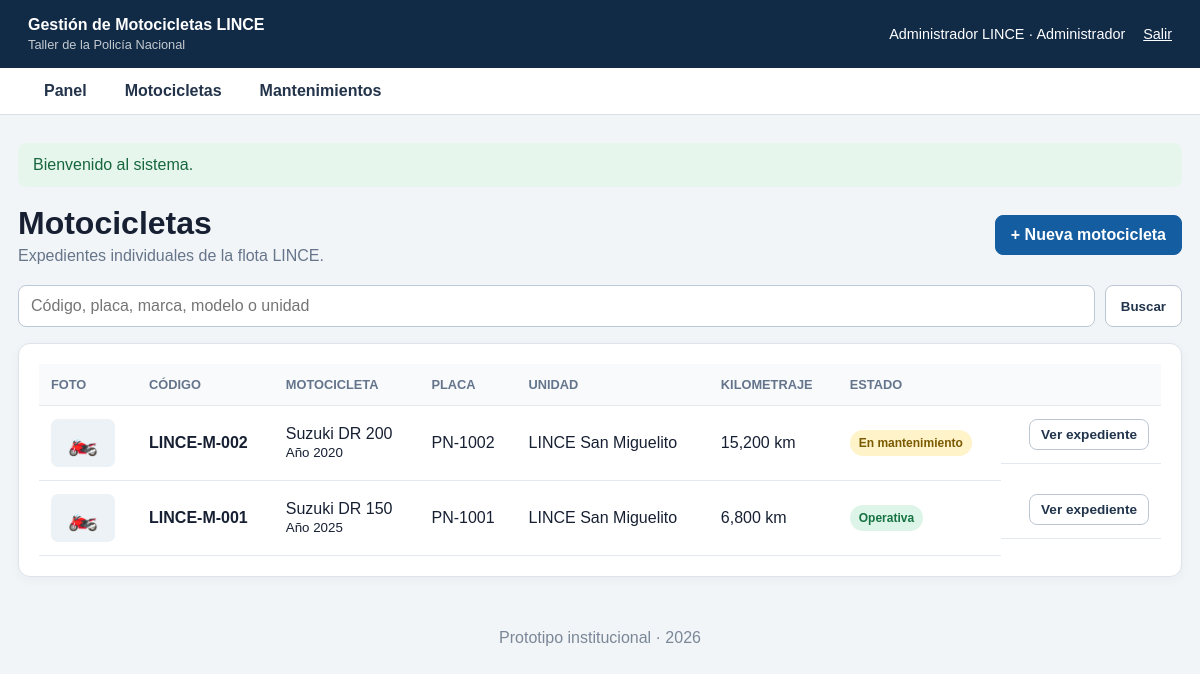
/motos (signed in), run on the app's committed database.
### tables this page shows
CREATE TABLE motocicletas (
    id INT UNSIGNED AUTO_INCREMENT PRIMARY KEY,
    codigo_qr VARCHAR(50) NOT NULL UNIQUE,
    marca VARCHAR(80) NOT NULL,
    modelo VARCHAR(80) NOT NULL,
    anio SMALLINT UNSIGNED NULL,
    placa VARCHAR(30) NOT NULL UNIQUE,
    numero_motor VARCHAR(100) NULL UNIQUE,
    numero_chasis VARCHAR(100) NULL UNIQUE,
    unidad_asignada VARCHAR(150) NOT NULL,
    foto VARCHAR(255) NULL,
    fecha_ingreso DATE NULL,
    kilometraje_actual INT UNSIGNED NOT NULL DEFAULT 0,
    tipo_mantenimiento ENUM('Por kilometraje','Por tiempo','Mixto') NOT NULL DEFAULT 'Mixto',
    estado ENUM('Operativa','En mantenimiento','Reparación','Colisión','Trámite de descarte','Fuera del sistema') NOT NULL DEFAULT 'Operativa',
    observaciones TEXT NULL,
    creado_en TIMESTAMP DEFAULT CURRENT_TIMESTAMP,
    actualizado_en TIMESTAMP DEFAULT CURRENT_TIMESTAMP ON UPDATE CURRENT_TIMESTAMP,
    INDEX idx_moto_estado (estado),
    INDEX idx_moto_unidad (unidad_asignada)
);

### app/core/Controller.php (called while the page is built, shortened)
<?php
abstract class Controller
{
    protected function view(string $view, array $data = []): void
    {
        extract($data, EXTR_SKIP);
        $viewFile = APP_PATH . '/views/' . $view . '.php';
        require APP_PATH . '/views/layouts/header.php';
        require $viewFile;
        require APP_PATH . '/views/layouts/footer.php';
    }
}

### app/controllers/MotosController.php (called while the page is built, shortened)
<?php
final class MotosController extends Controller
{
    private Moto $model;
    public function __construct()
    {
        $this->model = new Moto();
    }
    public function index(): void
    {
        $search = trim((string)($_GET['q'] ?? ''));
        $this->view('motos/index', [
            'title' => 'Motocicletas',
            'motos' => $this->model->all($search),
            'search' => $search,
        ]);
    }
}

### index.php (called while the page is built, shortened)
<?php
require_once APP_PATH . '/core/helpers.php';
require_once APP_PATH . '/core/Database.php';
require_once APP_PATH . '/core/Controller.php';
$url = trim((string)($_GET['url'] ?? ''), '/');
$method = strtoupper($_SERVER['REQUEST_METHOD'] ?? 'GET');
$routes = [
    'GET' => [
        '' => [DashboardController::class, 'index'],
        'login' => [AuthController::class, 'showLogin'],
        'logout' => [AuthController::class, 'logout'],
        'dashboard' => [DashboardController::class, 'index'],
        'motos' => [MotosController::class, 'index'],
        'motos/crear' => [MotosController::class, 'create'],
        'motos/ver' => [MotosController::class, 'show'],
        'motos/editar' => [MotosController::class, 'edit'],
        'mantenimientos' => [MantenimientosController::class, 'index'],
        'mantenimientos/crear' => [MantenimientosController::class, 'create'],
    ],
    'POST' => [
        'login' => [AuthController::class, 'login'],
        'motos/guardar' => [MotosController::class, 'store'],
        'motos/actualizar' => [MotosController::class, 'update'],
        'motos/eliminar' => [MotosController::class, 'destroy'],
        'mantenimientos/guardar' => [MantenimientosController::class, 'store'],
    ],
];
$route = $routes[$method][$url] ?? null;
[$controllerClass, $action] = $route;
$controller = new $controllerClass();
$controller->$action();

### app/core/helpers.php (called while the page is built, shortened)
<?php
function base_url(string $path = ''): string
{
    $scriptDir = str_replace('\\', '/', dirname($_SERVER['SCRIPT_NAME'] ?? ''));
    $base = $scriptDir === '/' ? '' : rtrim($scriptDir, '/');
    return $base . ($path !== '' ? '/' . ltrim($path, '/') : '');
}
function e(?string $value): string
{
    return htmlspecialchars((string)$value, ENT_QUOTES, 'UTF-8');
}
function status_badge(string $estado): string
{
    return match ($estado) {
        'Operativa' => 'badge-success',
        'En mantenimiento' => 'badge-warning',
        'Reparación' => 'badge-danger',
        'Colisión' => 'badge-dark',
        'Trámite de descarte' => 'badge-muted',
        'Fuera del sistema' => 'badge-black',
        default => 'badge-info',
    };
}

### app/core/Database.php (called while the page is built, shortened)
<?php
final class Database
{
    private static ?PDO $connection = null;
    public static function connection(): PDO
    {
        if (self::$connection === null) {
            $dsn = sprintf('mysql:host=%s;port=%s;dbname=%s;charset=utf8mb4', DB_HOST, DB_PORT, DB_NAME);
            self::$connection = new PDO($dsn, DB_USER, DB_PASS, [
                PDO::ATTR_ERRMODE => PDO::ERRMODE_EXCEPTION,
                PDO::ATTR_DEFAULT_FETCH_MODE => PDO::FETCH_ASSOC,
                PDO::ATTR_EMULATE_PREPARES => false,
            ]);
        }
        return self::$connection;
    }
}

### app/models/Moto.php (called while the page is built, shortened)
<?php
final class Moto
{
    public function all(string $search = ''): array
    {
        $sql = 'SELECT * FROM motocicletas';
        $params = [];
        $sql .= ' ORDER BY id DESC';
        $stmt = Database::connection()->prepare($sql);
        $stmt->execute($params);
        return $stmt->fetchAll();
    }
}

### app/views/motos/index.php (the view, shortened to what this page needs)
<div class="page-heading">
    <div><h1>Motocicletas</h1><p>Expedientes individuales de la flota LINCE.</p></div>
    <a class="btn btn-primary" href="<?= e(base_url('motos/crear')) ?>">+ Nueva motocicleta</a>
</div>
<form class="search-bar" method="get" action="<?= e(base_url('motos')) ?>">
    <input type="text" name="q" value="<?= e($search) ?>" placeholder="Código, placa, marca, modelo o unidad">
    <button class="btn" type="submit">Buscar</button>
</form>
<div class="table-wrap panel">
<table>
    <thead><tr><th>Foto</th><th>Código</th><th>Motocicleta</th><th>Placa</th><th>Unidad</th><th>Kilometraje</th><th>Estado</th><th></th></tr></thead>
    <tbody>
    <?php foreach ($motos as $moto): ?>
        <tr>
            <td>
                <?php if (!empty($moto['foto'])): ?>
                    <img class="moto-thumb" src="<?= e(base_url($moto['foto'])) ?>" alt="">
                <?php else: ?>
                    <span class="moto-thumb-empty" aria-label="Sin fotografía">🏍️</span>
                <?php endif; ?>
            </td>
            <td><strong><?= e($moto['codigo_qr']) ?></strong></td>
            <td><?= e($moto['marca'] . ' ' . $moto['modelo']) ?><br><small>Año <?= e((string)$moto['anio']) ?></small></td>
            <td><?= e($moto['placa']) ?></td>
            <td><?= e($moto['unidad_asignada']) ?></td>
            <td><?= number_format((int)$moto['kilometraje_actual']) ?> km</td>
            <td><span class="badge <?= e(status_badge($moto['estado'])) ?>"><?= e($moto['estado']) ?></span></td>
            <td class="actions"><a class="btn btn-small" href="<?= e(base_url('motos/ver?id=' . $moto['id'])) ?>">Ver expediente</a></td>
        </tr>
    <?php endforeach; ?>
    </tbody>
</table>
</div>

### public/assets/css/style.css (style rules this page uses)
:root { font-family:Arial,Helvetica,sans-serif;color:#172033;background:#f2f5f8 }
* { box-sizing:border-box }
body { margin:0 }
.page-heading { display:flex;justify-content:space-between;align-items:center;gap:18px;margin-bottom:20px }
.page-heading h1 { margin:0 0 5px }
.page-heading p { margin:0;color:#66758a }
.card,.panel { background:white;border:1px solid #dce3ea;border-radius:12px;padding:20px;box-shadow:0 3px 12px rgba(15,35,60,.04) }
.panel { margin-bottom:20px }
.table-wrap { overflow:auto }
table { width:100%;border-collapse:collapse }
th,td { text-align:left;padding:13px 12px;border-bottom:1px solid #e4e9ef;vertical-align:middle }
th { font-size:.8rem;text-transform:uppercase;color:#64748b;background:#f8fafc }
.btn { display:inline-block;border:1px solid #bcc7d3;background:white;color:#21344b;padding:10px 15px;border-radius:8px;text-decoration:none;cursor:pointer;font-weight:700 }
.btn-primary { background:#145da0;border-color:#145da0;color:white }
.btn-small { padding:7px 11px;font-size:.85rem }
.actions { display:flex;gap:8px;justify-content:flex-end }
.form-grid input,.form-grid select,.form-grid textarea,.search-bar input { display:block;width:100%;margin-top:7px;border:1px solid #bcc8d6;border-radius:8px;padding:11px 12px;font:inherit;background:white }
.search-bar { display:flex;gap:10px;margin-bottom:16px }
.search-bar input { margin:0 }
.badge { display:inline-block;border-radius:999px;padding:6px 9px;font-size:.75rem;font-weight:800 }
.badge-success { background:#dcf5e8;color:#167242 }
.badge-warning { background:#fff3c9;color:#7a5a00 }

### public/assets/css/moto.css (style rules this page uses)
.moto-thumb-empty { width: 64px; height: 48px; display: grid; place-items: center; border-radius: 7px; background: #edf2f6; font-size: 1.5rem; }

### data on the page
motocicletas: codigo_qr "LINCE-M-002", marca+modelo "Suzuki DR 200", anio "2020", placa "PN-1002", unidad_asignada "LINCE San Miguelito", kilometraje_actual "15,200", estado "En mantenimiento"
motocicletas: codigo_qr "LINCE-M-001", marca+modelo "Suzuki DR 150", anio "2025", placa "PN-1001", unidad_asignada "LINCE San Miguelito", kilometraje_actual "6,800", estado "Operativa"

### other printed values
APP_NAME "Gestión de Motocicletas LINCE"
Auth::user()['nombre'] "Administrador LINCE"
Auth::user()['rol'] "Administrador"
$message "Bienvenido al sistema."
